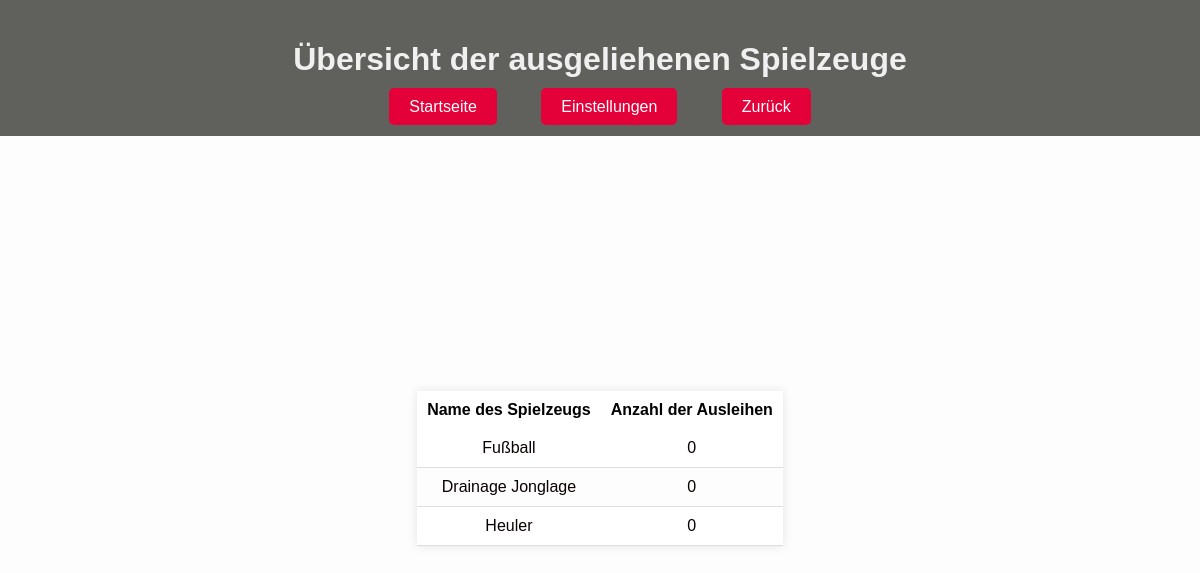
The app's page /borrow_stats, older data.
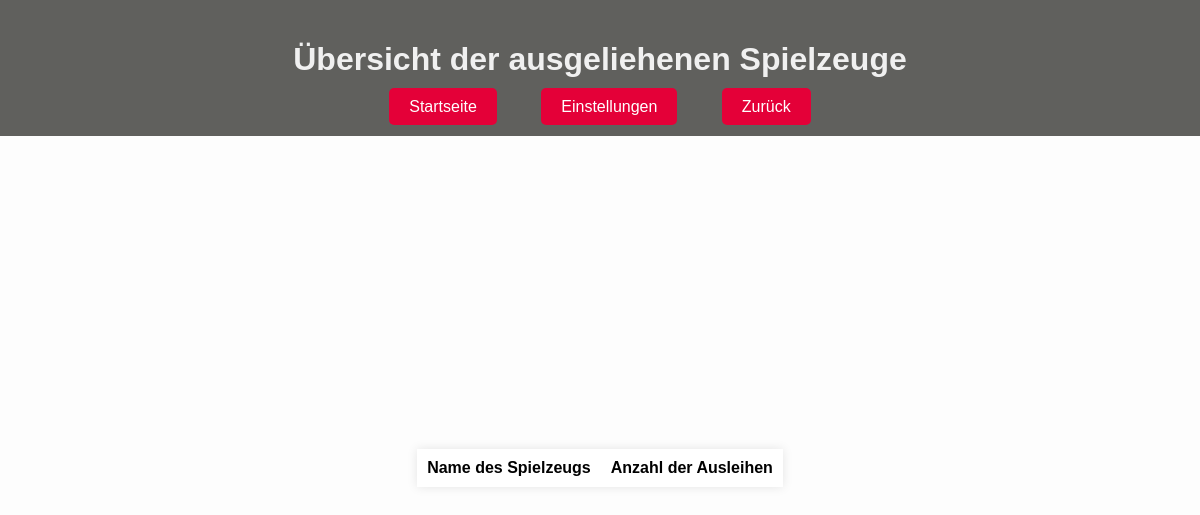
The same page, newer data.
### tables this page shows
CREATE TABLE Spielzeug (
        Spielzeug_ID INTEGER PRIMARY KEY AUTOINCREMENT,
        Name VARCHAR(100),
        S_Barcode VARCHAR(100),
        "Ausgeliehen" BOOLEAN DEFAULT 0
    );

### app.py (the view)
@app.route("/borrow_stats", methods=['GET', 'POST'])
def borrow_stats():
    conn = get_db_connection()
    spielzeuge = conn.execute('''
        SELECT
            Spielzeug.Name,
            Spielzeug.S_Barcode,
            COUNT(Spielzeug_Ausleihe.Spielzeug_Ausleihe_ID) AS Ausleihen
        FROM
            Spielzeug
        LEFT JOIN
            Spielzeug_Ausleihe ON Spielzeug.Spielzeug_ID = Spielzeug_Ausleihe.Spielzeug_ID
        GROUP BY
            Spielzeug.Spielzeug_ID
        ORDER BY
            Ausleihen DESC
    ''').fetchall()
    conn.close()
    return render_template('borrow_stats.html', spielzeuge=spielzeuge)

### database.py (called while the page is built)
def get_db_connection():
    conn = sqlite3.connect(db_name)
    conn.row_factory = sqlite3.Row
    return conn

### templates/borrow_stats.html (shortened to what this page needs)
<!DOCTYPE html>
<html lang="en">
<head>
    <link rel="stylesheet" href="/static/styles.css">
</head>
<body>
    <header>
        <h1 class="topic">Übersicht der ausgeliehenen Spielzeuge</h1>
        <nav>
            <ul>
                <li><a href="/">Startseite</a></li>
                <li><a href="/login">Einstellungen</a></li>
                <li><a href="#" onclick="history.back();">Zurück</a></li>
            </ul>
        </nav>
    </header>
    <main>
        <table>
            <thead>
                <tr>
                    <th>Name des Spielzeugs</th>
                    <th>Anzahl der Ausleihen</th>
                </tr>
            </thead>
            <tbody>
                {% for spielzeug in spielzeuge %}
                <tr>
                    <td>{{ spielzeug.Name }}</td>
                    <td>{{ spielzeug.Ausleihen }}</td>
                </tr>
                {% endfor %}
            </tbody>
        </table>
    </main>
</body>
</html>

### static/styles.css (style rules this page uses)
:root { --text-color: #0a0101; --background-color: #fdfdfd; --link-color: #fff; }
.topic { color: #f0f0f0; }
body { font-family: Arial, sans-serif; background-color: var(--background-color); color: var(--text-color); margin: 0; padding: 0; display: flex; flex-direction: column; height: 100vh; justify-content: center; align-items: center; }
header { width: 100%; text-align: center; padding: 20px 0; background-color: #60605d; color: #fdfbfb; }
nav ul { list-style: none; padding: 0; text-align: center; margin: 0; }
nav ul li { display: inline; margin-right: 20px; }
nav ul li:last-child { margin-right: 0; }
nav ul li a { text-decoration: none; padding: 10px 20px; background-color: #e40038; color: var(--link-color); border: none; border-radius: 5px; transition: background-color 0.3s; }
main { flex: 1; display: flex; flex-direction: column; align-items: center; justify-content: center; text-align: center; padding: 20px; }
a { display: column; text-align: center; margin-top: 20px; color: var(--text-color); text-decoration: none; }
h1, h2 { text-align: center; color: var(--text-color); margin-bottom: 20px; }
ul { list-style-type: none; padding: 0; margin: 0 0 20px 0; }
li { margin: 10px 0; padding: 10px; border-radius: 5px; }

### templates/borrow_stats.html (style rules this page uses)
table { width: 100%; max-width: 800px; border-collapse: collapse; margin: 20px 0; box-shadow: 0 0 10px rgba(0, 0, 0, 0.1); background-color: #fff; }
thead { background-color: var(--primary-color); color: black; }
thead th { padding: 10px; }

Row changes from the older to the newer data that the page shows:
removed Spielzeug: Name "Fußball", Ausleihen "0"
removed Spielzeug: Name "Drainage Jonglage", Ausleihen "0"
removed Spielzeug: Name "Heuler", Ausleihen "0"
